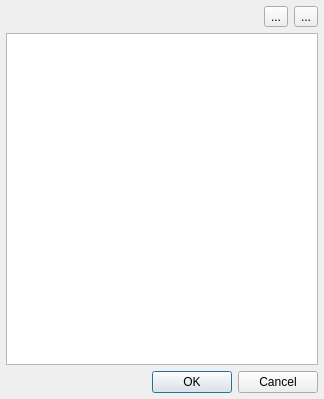
<?xml version="1.0" encoding="UTF-8"?>
<ui version="4.0">
 <class>Dialog</class>
 <widget class="QDialog" name="Dialog">
  <property name="geometry">
   <rect>
    <x>0</x>
    <y>0</y>
    <width>324</width>
    <height>399</height>
   </rect>
  </property>
  <property name="windowTitle">
   <string>Select primary keys</string>
  </property>
  <layout class="QVBoxLayout" name="verticalLayout_2">
   <property name="spacing">
    <number>0</number>
   </property>
   <property name="leftMargin">
    <number>0</number>
   </property>
   <property name="topMargin">
    <number>0</number>
   </property>
   <property name="rightMargin">
    <number>0</number>
   </property>
   <property name="bottomMargin">
    <number>0</number>
   </property>
   <item>
    <layout class="QVBoxLayout" name="verticalLayout">
     <property name="spacing">
      <number>6</number>
     </property>
     <property name="leftMargin">
      <number>6</number>
     </property>
     <property name="topMargin">
      <number>6</number>
     </property>
     <property name="rightMargin">
      <number>6</number>
     </property>
     <property name="bottomMargin">
      <number>6</number>
     </property>
     <item>
      <layout class="QHBoxLayout" name="horizontalLayout_2">
       <item>
        <spacer name="horizontalSpacer_2">
         <property name="orientation">
          <enum>Qt::Horizontal</enum>
         </property>
         <property name="sizeHint" stdset="0">
          <size>
           <width>40</width>
           <height>20</height>
          </size>
         </property>
        </spacer>
       </item>
       <item>
        <widget class="QToolButton" name="toolButton_remove_row">
         <property name="text">
          <string>...</string>
         </property>
        </widget>
       </item>
       <item>
        <widget class="QToolButton" name="toolButton_insert_row">
         <property name="text">
          <string>...</string>
         </property>
        </widget>
       </item>
      </layout>
     </item>
     <item>
      <widget class="CustomQTableView" name="tableView">
       <property name="editTriggers">
        <set>QAbstractItemView::AllEditTriggers</set>
       </property>
       <attribute name="horizontalHeaderStretchLastSection">
        <bool>true</bool>
       </attribute>
      </widget>
     </item>
     <item>
      <layout class="QHBoxLayout" name="horizontalLayout"/>
     </item>
     <item>
      <widget class="QDialogButtonBox" name="buttonBox">
       <property name="orientation">
        <enum>Qt::Horizontal</enum>
       </property>
       <property name="standardButtons">
        <set>QDialogButtonBox::Cancel|QDialogButtonBox::Ok</set>
       </property>
      </widget>
     </item>
    </layout>
   </item>
   <item>
    <layout class="QHBoxLayout" name="horizontalLayout_statusbar_placeholder">
     <item>
      <widget class="QWidget" name="widget_invisible_dummy" native="true"/>
     </item>
    </layout>
   </item>
  </layout>
  <action name="actionInsert_row">
   <property name="icon">
    <iconset resource="resources/resources_icons.qrc">
     <normaloff>:/icons/plus.png</normaloff>:/icons/plus.png</iconset>
   </property>
   <property name="text">
    <string>Insert row</string>
   </property>
   <property name="toolTip">
    <string>&lt;html&gt;&lt;head/&gt;&lt;body&gt;&lt;p&gt;Insert row below current one &lt;span style=&quot; font-weight:600;&quot;&gt;(Ctrl+Ins)&lt;/span&gt;&lt;/p&gt;&lt;/body&gt;&lt;/html&gt;</string>
   </property>
   <property name="shortcut">
    <string>Ctrl+Ins</string>
   </property>
  </action>
  <action name="actionRemove_row">
   <property name="icon">
    <iconset resource="resources/resources_icons.qrc">
     <normaloff>:/icons/minus.png</normaloff>:/icons/minus.png</iconset>
   </property>
   <property name="text">
    <string>Remove row</string>
   </property>
   <property name="toolTip">
    <string>&lt;html&gt;&lt;head/&gt;&lt;body&gt;&lt;p&gt;Remove current row &lt;span style=&quot; font-weight:600;&quot;&gt;(Ctrl+Del)&lt;/span&gt;&lt;/p&gt;&lt;/body&gt;&lt;/html&gt;</string>
   </property>
   <property name="shortcut">
    <string>Ctrl+Del</string>
   </property>
  </action>
 </widget>
 <customwidgets>
  <customwidget>
   <class>CustomQTableView</class>
   <extends>QTableView</extends>
   <header>widgets/custom_qtableview.h</header>
  </customwidget>
 </customwidgets>
 <resources>
  <include location="resources/resources_icons.qrc"/>
 </resources>
 <connections>
  <connection>
   <sender>buttonBox</sender>
   <signal>accepted()</signal>
   <receiver>Dialog</receiver>
   <slot>accept()</slot>
   <hints>
    <hint type="sourcelabel">
     <x>248</x>
     <y>254</y>
    </hint>
    <hint type="destinationlabel">
     <x>157</x>
     <y>274</y>
    </hint>
   </hints>
  </connection>
  <connection>
   <sender>buttonBox</sender>
   <signal>rejected()</signal>
   <receiver>Dialog</receiver>
   <slot>reject()</slot>
   <hints>
    <hint type="sourcelabel">
     <x>316</x>
     <y>260</y>
    </hint>
    <hint type="destinationlabel">
     <x>286</x>
     <y>274</y>
    </hint>
   </hints>
  </connection>
 </connections>
</ui>
